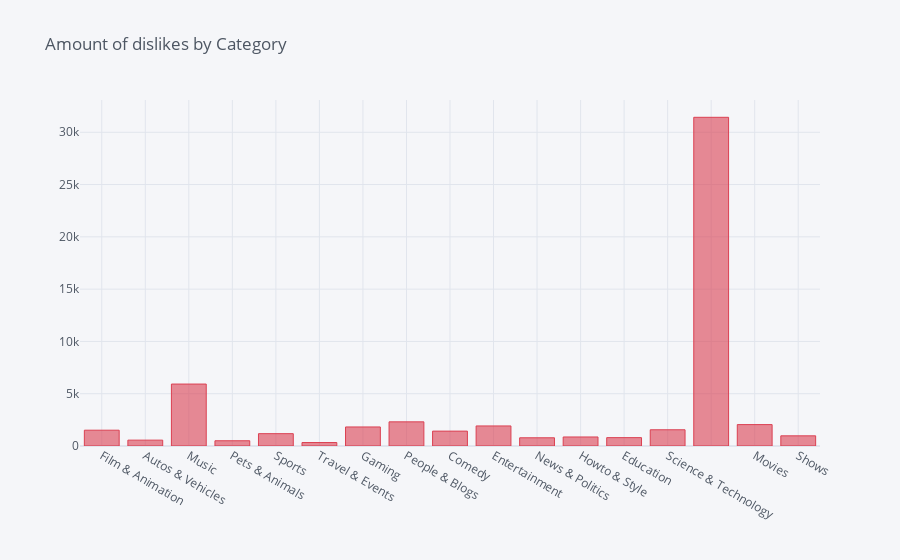

Notebook code for this chart:
### Code cell
configure_plotly_browser_state()
df4 = pd.DataFrame({'Category':x_label2,'Values':response2['dislikes'].values})
df4.iplot(kind='bar',x='Category',y='Values', color = "red",title = 'Amount of dislikes by Category')

### Figure 1 — Plotly figure (JSON) as saved in the notebook; plotly's stock layout.template omitted (floating-point values rounded to 4 significant figures)
{"data": [{"marker": {"color": "rgba(219, 64, 82, 0.6)", "line": {"color": "rgba(219, 64, 82, 1.0)", "width": 1}}, "name": "Values", "orientation": "v", "text": "", "x": ["Film & Animation", "Autos & Vehicles", "Music", "Pets & Animals", "Sports", "Travel & Events", "Gaming", "People & Blogs", "Comedy", "Entertainment", "News & Politics", "Howto & Style", "Education", "Science & Technology", "", "Movies", "Shows"], "y": [1510.0, 560.3, 5923.0, 501.4, 1179.0, 331.3, 1821.0, 2310.0, 1424.0, 1917.0, 784.8, 862.2, 800.7, 1551.0, 31430.0, 2047.0, 971.3], "type": "bar"}], "layout": {"legend": {"bgcolor": "#F5F6F9", "font": {"color": "#4D5663"}}, "paper_bgcolor": "#F5F6F9", "plot_bgcolor": "#F5F6F9", "title": {"font": {"color": "#4D5663"}, "text": "Amount of dislikes by Category"}, "xaxis": {"gridcolor": "#E1E5ED", "showgrid": true, "tickfont": {"color": "#4D5663"}, "title": {"font": {"color": "#4D5663"}, "text": ""}, "zerolinecolor": "#E1E5ED"}, "yaxis": {"gridcolor": "#E1E5ED", "showgrid": true, "tickfont": {"color": "#4D5663"}, "title": {"font": {"color": "#4D5663"}, "text": ""}, "zerolinecolor": "#E1E5ED"}}}
